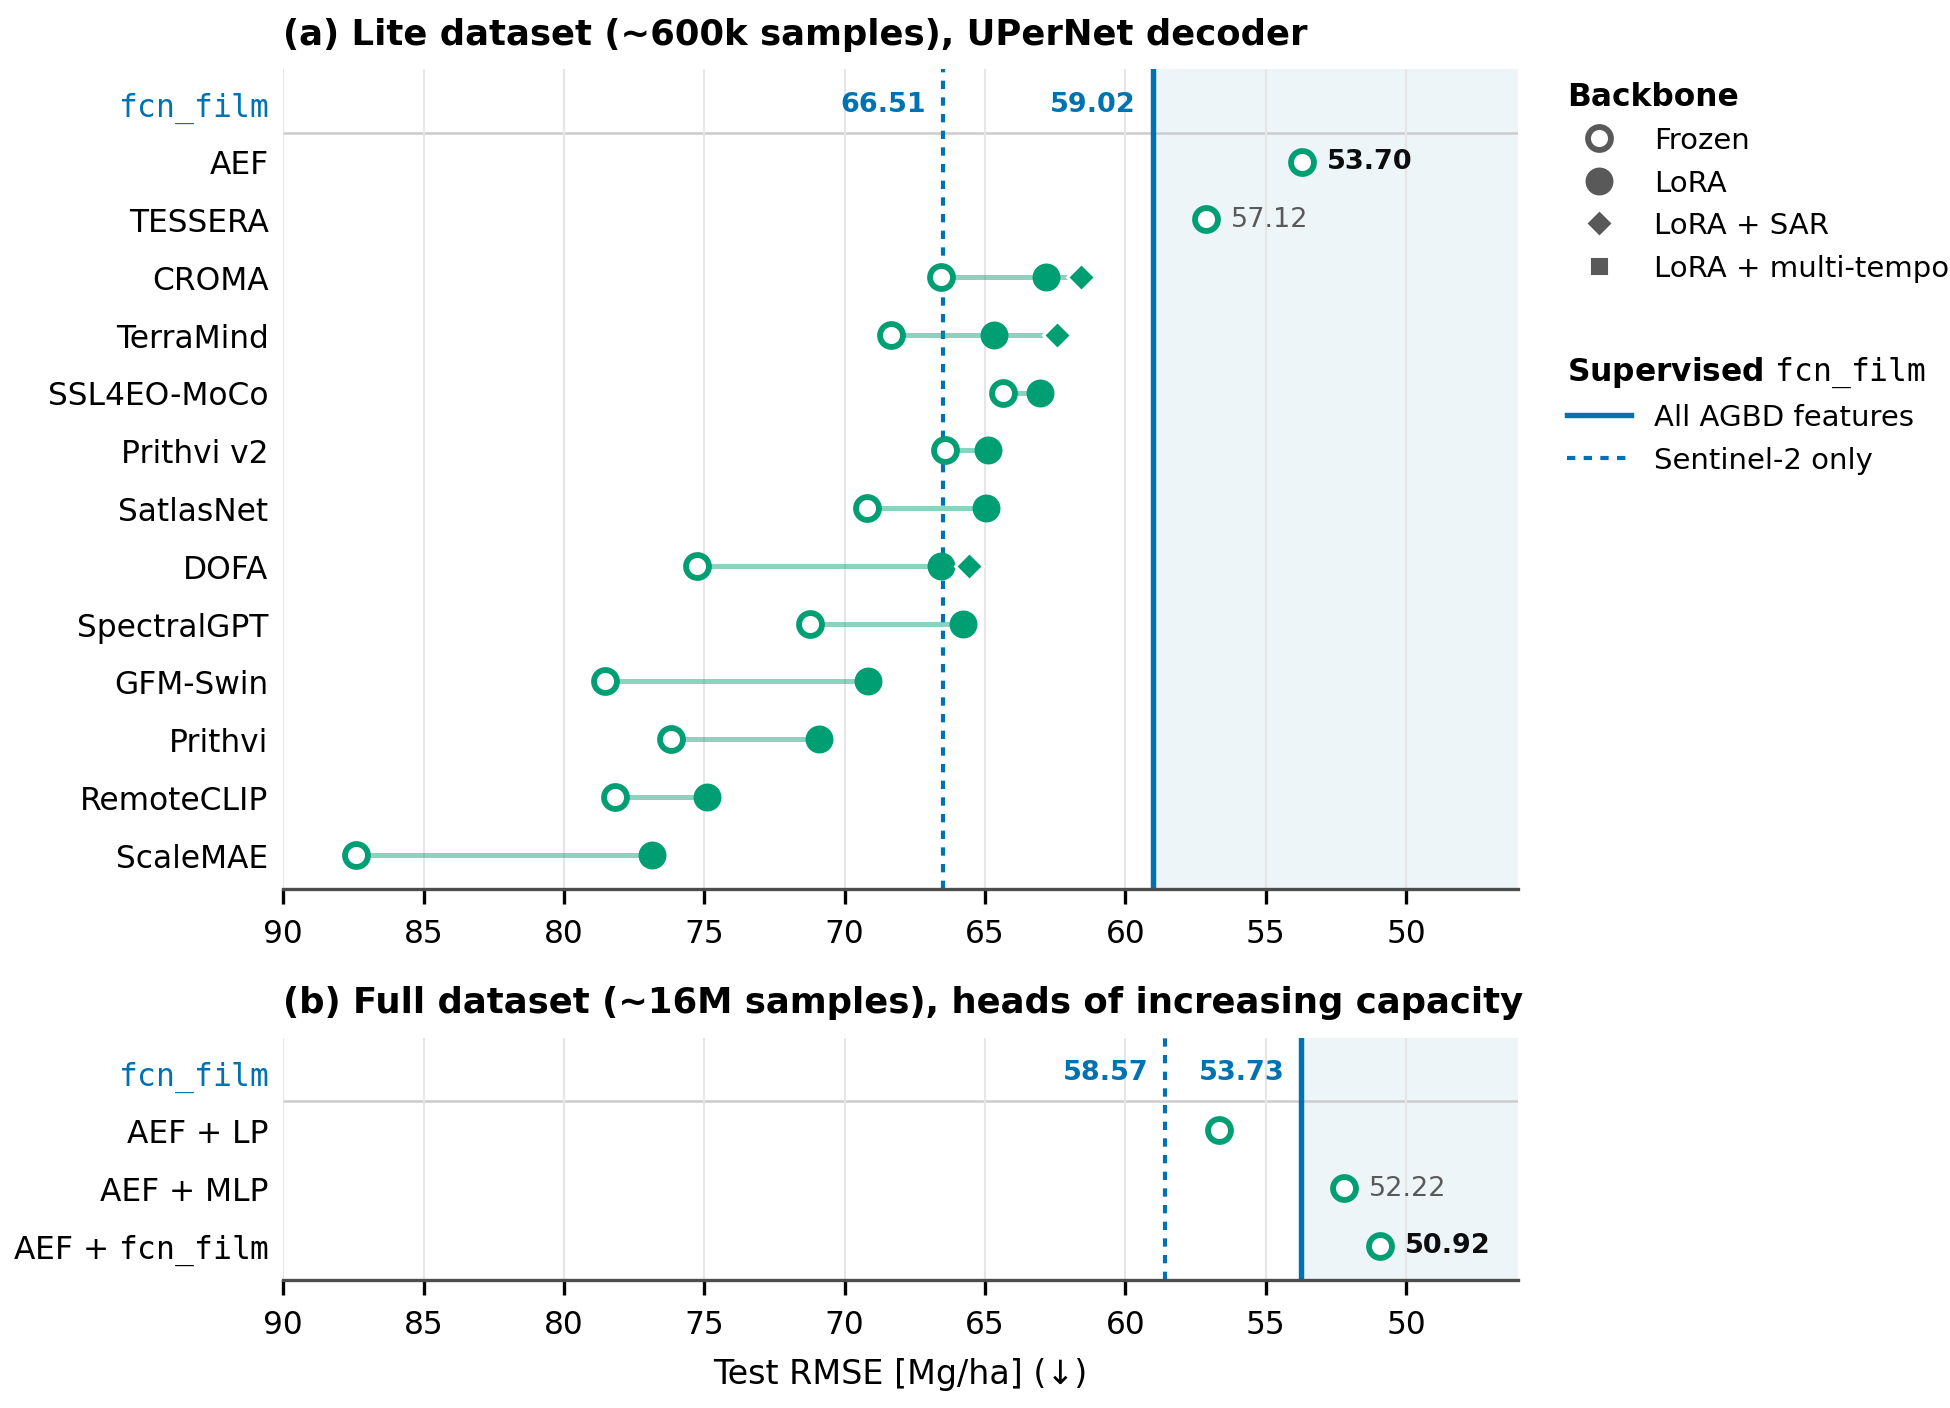

Source code (Python):
#!/usr/bin/env python3
"""
Benchmark figure replacing Table 1 (AGB estimation with GFMs).

(a) Lite dataset, every model with the same UPerNet decoder. AEF and TESSERA
    are treated as frozen backbones, like the other GFMs.
(b) Full dataset, AEF embeddings with heads of increasing capacity.
Both panels: supervised fcn_film baselines as vertical reference lines.
The RMSE axis is inverted (low RMSE on the right), so further right = better.
Values are printed for every model that beats the supervised SOTA; the best
one per panel is in bold.

Edit the DATA block only. `None` = run still pending: that marker (or the whole
row, if it has no value yet) is skipped, so the figure stays valid while the
xx.xx entries are being filled in. Rows are re-sorted automatically.

Outputs: fig_benchmark.pdf (vector, for LaTeX) and fig_benchmark.png (preview).
"""
import matplotlib as mpl
import matplotlib.pyplot as plt
from matplotlib.lines import Line2D
from matplotlib.transforms import ScaledTranslation, blended_transform_factory

# =============================== DATA ===============================
# Test RMSE (Mg/ha).

# --- (a) Lite dataset, UPerNet decoder -----------------------------------
#   frozen / lora : frozen or LoRA-adapted backbone
#   sar / mt      : LoRA with SAR / multi-temporal input added
MODELS_A = {
    "AEF":         dict(frozen=53.70),
    "TESSERA":     dict(frozen=57.12),
    "SSL4EO-MoCo": dict(frozen=64.34, lora=63.05),
    "Prithvi":     dict(frozen=76.17, lora=70.91, mt=None),
    "Prithvi v2":  dict(frozen=66.43, lora=64.89, mt=None),
    "CROMA":       dict(frozen=66.57, lora=62.83, sar=61.56),
    "TerraMind":   dict(frozen=68.33, lora=64.66, sar=62.45),
    "SatlasNet":   dict(frozen=69.20, lora=64.96, mt=None),
    "SpectralGPT": dict(frozen=71.23, lora=65.77),
    "DOFA":        dict(frozen=75.24, lora=66.57, sar=65.58),
    "RemoteCLIP":  dict(frozen=78.17, lora=74.91),
    "GFM-Swin":    dict(frozen=78.52, lora=69.17),
    "ScaleMAE":    dict(frozen=87.39, lora=76.85),
}
# Supervised fcn_film trained from scratch: all AGBD features / Sentinel-2 only
SUP_A = {"all": 59.02, "s2": 66.51}

# --- (b) Full dataset, AEF with heads of increasing capacity (3 runs) -----
EMB_B = {"LP": 56.67, "MLP": 52.22, "fcn_film": 50.92}
# 58.57 is quoted in Sec. 5.1 / 6.1 / 6.2 but is not in Table 1
SUP_B = {"all": 53.73, "s2": 58.57}

XLIM = (46, 90)      # RMSE range shown; drawn inverted (90 left, 46 right)
LEGEND = "right"     # "right" (two titled groups beside panel a) or "top"
OUT = "fig_benchmark"

# =============================== STYLE ==============================
# Okabe-Ito palette: supervised baselines = blue, all GFMs (incl. AEF) = green
C_SUP, C_GFM = "#0072B2", "#009E73"
C_TEXT, C_BEST, C_KEY, C_AXIS = "0.35", "0.05", "0.35", "0.3"

mpl.rcParams.update({
    "font.family": "DejaVu Sans",
    "font.size": 8,
    "axes.titlesize": 8.5,
    "xtick.labelsize": 7.5,
    "ytick.labelsize": 7.5,
    "legend.fontsize": 7,
    "axes.spines.top": False,
    "axes.spines.right": False,
    "axes.spines.left": False,
    "axes.edgecolor": C_AXIS,
    "mathtext.fontset": "dejavusans",
    "pdf.fonttype": 42,          # keep text editable in Inkscape / Illustrator
    "savefig.dpi": 300,
})

FCN = r"$\mathtt{fcn\_film}$"
HEAD_LABEL = {"LP": "LP", "MLP": "MLP", "fcn_film": FCN}
KEYS = ("frozen", "lora", "sar", "mt")


def marker_style(key, c):
    return {
        "frozen": dict(marker="o", ms=5.5, mfc="white", mec=c, mew=1.4),
        "lora":   dict(marker="o", ms=5.5, mfc=c, mec=c, mew=1.2),
        "sar":    dict(marker="D", ms=4.8, mfc=c, mec="white", mew=0.7),
        "mt":     dict(marker="s", ms=5.0, mfc=c, mec="white", mew=0.7),
    }[key]


Z = {"frozen": 3, "lora": 4, "sar": 5, "mt": 5}
Y_REF = -1.0         # row holding the supervised values and the band note


# =============================== ROWS ===============================
def _vals(d):
    return [d[k] for k in KEYS if d.get(k) is not None]


def rows_panel_a():
    rows = [(name, d) for name, d in MODELS_A.items() if _vals(d)]
    return sorted(rows, key=lambda r: min(_vals(r[1])))


def rows_panel_b():
    return [(f"AEF + {HEAD_LABEL[h]}", dict(frozen=v))
            for h, v in EMB_B.items() if v is not None]


# =============================== PLOT ===============================
def better_arrow(ax, offset_pt=22):
    """'better ---->' drawn under the right (low-RMSE) end of the x-axis."""
    trans = (blended_transform_factory(ax.transData, ax.transAxes)
             + ScaledTranslation(0, -offset_pt / 72, ax.figure.dpi_scale_trans))
    ax.annotate("better", xy=(XLIM[0] + 0.2, 0), xycoords=trans,
                xytext=(XLIM[0] + 6.5, 0), textcoords=trans,
                ha="right", va="center", fontsize=7.5, color=C_AXIS,
                annotation_clip=False,
                arrowprops=dict(arrowstyle="-|>", color=C_AXIS, lw=0.9,
                                mutation_scale=8, shrinkA=2, shrinkB=0,
                                relpos=(1, 0.5)))


def draw_panel(ax, rows, sup, title, band_note=False):
    n = len(rows)
    ax.set_xlim(XLIM[1], XLIM[0])          # inverted: lower RMSE to the right
    ax.set_ylim(n - 0.4, Y_REF - 0.6)

    # supervised baselines: shaded region = beats supervised SOTA
    ax.axvspan(XLIM[0], sup["all"], color=C_SUP, alpha=0.07, lw=0, zorder=0)
    ax.axvline(sup["all"], color=C_SUP, lw=1.3, zorder=1)
    ax.axvline(sup["s2"], color=C_SUP, lw=1.0, ls=(0, (2, 2)), zorder=1)

    # reference row: supervised values + band note, separated from the models.
    # Offsets are in points, so "left of the line" holds whatever the axis
    # direction: the values sit in the white area, the note in the shaded one.
    kw = dict(color=C_SUP, va="center", ha="right", fontsize=6.5,
              fontweight="bold", textcoords="offset points", xytext=(-4, 0))
    ax.annotate(f"{sup['all']:.2f}", (sup["all"], Y_REF), **kw)
    ax.annotate(f"{sup['s2']:.2f}", (sup["s2"], Y_REF), **kw)
    if band_note:
        ax.annotate("better than supervised SOTA", (XLIM[0], Y_REF),
                    xytext=(-4, 0), textcoords="offset points",
                    color=C_SUP, fontsize=6.5, style="italic",
                    ha="right", va="center")
    ax.axhline(Y_REF + 0.5, color="0.8", lw=0.6, zorder=0)

    winners = [min(_vals(d)) for _, d in rows if min(_vals(d)) < sup["all"]]
    best = min(winners) if winners else None

    for y, (label, d) in enumerate(rows):
        vals = _vals(d)
        if len(vals) > 1:
            ax.plot([min(vals), max(vals)], [y, y], color=C_GFM, alpha=0.45,
                    lw=1.2, zorder=2, solid_capstyle="butt")
        for k in KEYS:
            if d.get(k) is not None:
                ax.plot(d[k], y, ls="", zorder=Z[k],
                        **marker_style(k, C_GFM))
        v = min(vals)
        if v < sup["all"]:
            is_best = v == best
            # printed on the better side, away from the SOTA line
            ax.annotate(f"{v:.2f}", (v, y), xytext=(6, 0),
                        textcoords="offset points", ha="left", va="center",
                        fontsize=6.5,
                        fontweight="bold" if is_best else "normal",
                        color=C_BEST if is_best else C_TEXT)

    ax.set_yticks([Y_REF] + list(range(n)))
    ax.set_yticklabels([FCN] + [r[0] for r in rows])
    ax.get_yticklabels()[0].set_color(C_SUP)
    ax.tick_params(axis="y", length=0)
    ax.grid(axis="x", color="0.9", lw=0.5)
    ax.set_axisbelow(True)
    ax.set_title(title, loc="left", fontweight="bold")
    #better_arrow(ax)


def marker_handles(labels):
    return [Line2D([], [], ls="", label=lab, **marker_style(k, C_KEY))
            for k, lab in zip(KEYS, labels)]


def line_handles(labels):
    return [Line2D([], [], color=C_SUP, lw=1.3, label=labels[0]),
            Line2D([], [], color=C_SUP, lw=1.0, ls=(0, (2, 2)),
                   label=labels[1])]


def legend_top(fig):
    h = marker_handles(["Frozen backbone", "LoRA", "LoRA + SAR",
                        "LoRA + multi-temporal"])
    h += line_handles([f"Supervised {FCN}, all AGBD features",
                       f"Supervised {FCN}, Sentinel-2 only"])
    # blanks so that markers fill column 1 and lines column 2
    h += [Line2D([], [], ls="", label=" ")] * 2
    fig.legend(handles=h, loc="outside upper center", ncol=2,
               frameon=False, handlelength=2.2, columnspacing=2.5)


def legend_right(fig, ax):
    """Two titled legends stacked to the right of panel (a), top-aligned."""
    kw = dict(loc="upper left", frameon=False, alignment="left",
              borderaxespad=0, handlelength=2.2,
              title_fontproperties=dict(weight="bold", size=7.5))
    leg1 = ax.legend(handles=marker_handles(
        ["Frozen", "LoRA", "LoRA + SAR", "LoRA + multi-temporal"]),
        title="Backbone", bbox_to_anchor=(1.03, 1.0), **kw)
    ax.add_artist(leg1)
    leg2 = ax.legend(handles=line_handles(
        ["All AGBD features", "Sentinel-2 only"]),
        title="Supervised " + FCN, bbox_to_anchor=(1.03, 0.5), **kw)
    # run the layout once, then tuck the second group right under the first
    fig.canvas.draw()
    gap_px = 10 * fig.dpi / 72
    y = ax.transAxes.inverted().transform(
        (0, leg1.get_window_extent().y0 - gap_px))[1]
    leg2.set_bbox_to_anchor((1.03, y), transform=ax.transAxes)


def main():
    rows_a, rows_b = rows_panel_a(), rows_panel_b()
    span_a, span_b = len(rows_a) + 1.2, len(rows_b) + 1.2
    row_h = 0.19
    fig, (ax_a, ax_b) = plt.subplots(
        2, 1, sharex=True,
        figsize=(6.5, row_h * (span_a + span_b)
                 + (1.9 if LEGEND == "top" else 1.2)),
        gridspec_kw=dict(height_ratios=[span_a, span_b]),
        layout="constrained",
    )
    draw_panel(ax_a, rows_a, SUP_A,
               "(a) Lite dataset (∼600k samples), UPerNet decoder",
               band_note=False)
    draw_panel(ax_b, rows_b, SUP_B,
               "(b) Full dataset (∼16M samples), heads of increasing "
               "capacity")
    ax_a.tick_params(labelbottom=True)
    ax_b.set_xlabel("Test RMSE [Mg/ha] (↓)")
    fig.get_layout_engine().set(h_pad=0.06)
    if LEGEND == "top":
        legend_top(fig)
    else:
        legend_right(fig, ax_a)

    fig.savefig(OUT + ".png")
    print("wrote", OUT + ".pdf", OUT + ".png")


if __name__ == "__main__":
    main()
